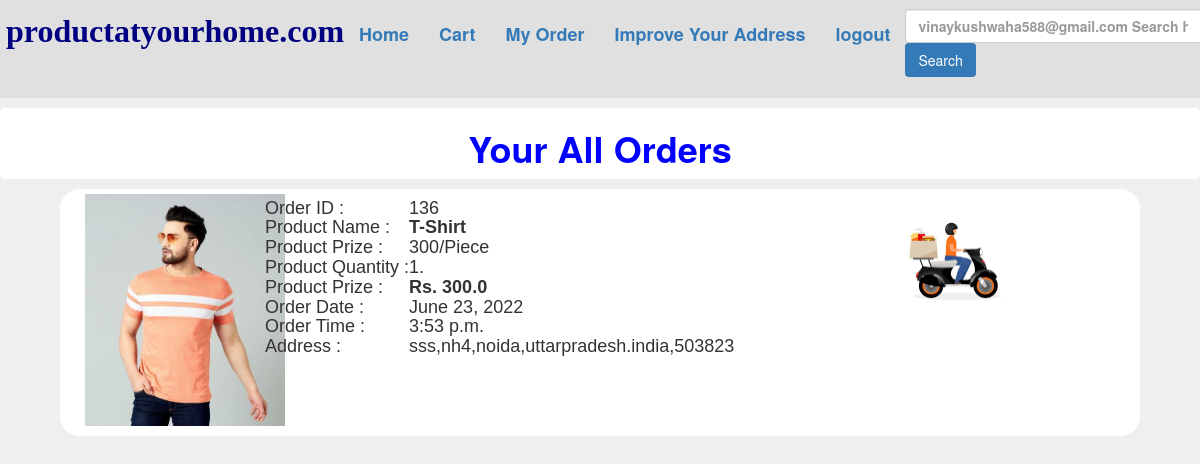
/myorder/ (signed in), run on the app's committed database.
### abstractapp/models.py (models this page shows)
class User(AbstractBaseUser,PermissionsMixin):
    name=models.CharField(max_length=100)
    email=models.EmailField(_('email address'),unique=True)
    phone=models.CharField(max_length=10)
    status=models.BooleanField(default=True)
    is_staff=models.BooleanField(default=False)
    is_active =models.BooleanField(default=True)
    cuntry = models.CharField(max_length=20, null=True, blank=True)
    state=models.CharField(default= None,max_length=20,null=True, blank=True)
    city=models.CharField(max_length=20,default=None,null=True, blank=True)
    landmark = models.CharField(max_length=30, null=True, default=None, blank=True)
    road = models.CharField(max_length=50, null=True, default=None, blank=True)
    place=models.CharField(max_length=50, blank=True,null=True,default=None)
    pin=models.IntegerField(max_length=6,null=True,default=None, blank=True)
    USERNAME_FIELD = 'email'
    REQUIRED_FIELDS = ['name','phone']
    objects=CustomerUserManager()

class Order(models.Model):
    user=models.ForeignKey(User,on_delete=models.CASCADE)
    product=models.ForeignKey(Product,on_delete=models.CASCADE)
    quantity=models.IntegerField(max_length=5)
    prize=models.IntegerField(max_length=5)
    total_prize=models.FloatField(max_length=10)
    order_data=models.DateField(default=datetime.date.today())
    order_time=models.TimeField(default=datetime.datetime.now())
    status=models.BooleanField(default=False)
    order_address=models.TextField(max_length=100)
    def __str__(self):
        a=str(self.user)+" | "+str(self.product)
        return a

class Product(models.Model):
    pname=models.CharField(max_length=250)
    ptitle=models.TextField(max_length=300)
    cat=models.CharField(choices=CAT_CHOISES,max_length=20)
    quantity_type=models.CharField(choices=CAT_TYPE_CHOISES,max_length=20)
    prize=models.BigIntegerField(max_length=5)
    offer=models.IntegerField(max_length=3)
    image=models.ImageField(upload_to="images",max_length=500)
    total=models.IntegerField(max_length=5)
    aval=models.IntegerField(max_length=5)
    def __str__(self):
        return self.pname

### abstractapp/views.py (the view)
# urls.py: path('myorder/',views.myorder),
def myorder(request):
    if request.user.is_authenticated:
        user=request.user
        try:
            user_order=Order.objects.select_related('product').filter(user=user).order_by('-id')
            print(user_order)
        except Exception as e:
            print(e)
            raise("Something went wrong!")
        return render(request,"myorder.html",{'user_order':user_order})
    else:
        return HttpResponse(
            f'''<center style="color:red"><h1>You'r not authinticated..<br><h4><a href="/login">Login First!''')

### templates/myorder.html (shortened to what this page needs)
<!DOCTYPE html>
<html lang="en">
<head>
    {% extends "base.html" %}
    {% load cart %}
{% block body %}
<center>
    <div class="row shadow" style="width:100%;background:white;height:auto;margin-bottom:10px;color:wite;border-radius:5px;margin-top:10px">
        <h1 style="color:blue"><b>Your All Orders</h1>
    </div>
{% for i in user_order %}
<div class="row shadow" style="width:90%;background:white;height:auto;margin-bottom:10px;color:wite;border-radius:20px">
    <div class="col-sm-2" style="margin-bottom:10px;background:yellw;margin-left:10px">
         <img src="/media/{{i.product.image}}" alt="" width="200px" style="margin-top:5px">
    </div>
    <div class="col-sm-7" style="background:ble;margin-left:px;font-size: large;font:menu;text-align:left">
        <h4><table>
            <tr>
                <td>
                    Order ID :
                </td>
                <td>
                    {{i.id}}
                </td>
            </tr>
            <tr>
                <td>
                    Product Name :
                </td>
                <th>
                    {{i.product.pname}}
                </th>
            </tr>
            <tr>
                <td>
                    Product Prize :
                </td>
                <td>
                    {{i.prize}}{{i.product.quantity_type}}
                </td>
            </tr>
              <tr>
                <td>
                    Product Quantity :
                </td>
                <td>
                    {{i.quantity}}.
                </td>
            </tr>
             <tr>
                <td>
                    Product Prize :
                </td>
                <th>
                    Rs. {{i.total_prize}}
                </th>
            </tr>
             <tr>
                <td>
                    Order Date :
                </td>
                <td>
                    {{i.order_data}}
                </td>
            </tr>
            <tr>
                <td>
                    Order Time :
                </td>
                <td>
                    {{i.order_time}}
                </td>
            </tr>
               <tr>
                <td>
                    Address :
                </td>
                <td>
                    {{i.order_address}}
                </td>
            </tr>
        </table>
    </div>
    <div class="col-sm-1" style="background:cn;margin-left:10px;height:100px;font-size: large;font: menu;border-radius:12px;margin-top:30px">
        {% if i.status %}
        <img src="/media/images/success.png" alt="" width="100px" style="border-radius:12px">
        {% else %}
        <img src="/media/images/runnning.jpg" alt="" width="100px" style="border-radius:12px">
        {% endif %}
    </div>
</div>
{% endfor %}
    {% endblock %}

### templates/base.html (shortened to what this page needs)
<!DOCTYPE html>
<html lang="en">
<head>
  <link rel="stylesheet" href="https://maxcdn.bootstrapcdn.com/bootstrap/3.4.1/css/bootstrap.min.css">
</head>
<body style="background:#1111">
<div class="row" style="background:#1111">
    <b><nav class="navbar navbar-dark">
        <ul class="nav navbar-nav" style="margin-left:20px;font-size:large;">
            <li><div style=color:red;font-size:xx-large;font-family:mospace;color:navy;"><b>productatyourhome.com</b></div></li>
            <li><a href="/home">Home</a></li>
            <li><a href="/cart">Cart</a></li>
            <li><a href="/myorder">My Order</a></li>
            <li><a href="" type="button" data-toggle="modal" data-target="#myModal">Improve Your Address</a href=""></li>
            <li><a href="/logout">logout</a></li>
        </ul>
        <span>
                <form class="form-inline" style="margin-top:8px">
                <input class="form-control" type="search" placeholder="{{request.user}} Search hear..." aria-label="Search" style="width:300px">
                <button class="btn btn-outline-success my-2 my-sm-0 bg-primary" type="submit">Search</button>
            </form></span>
    </nav>
</div>
{% block body %}
{% endblock %}
</body>
</html>

### data on the page
User: user "vinaykushwaha588@gmail.com Search hear..."
Order: product.image (picture), id "136", product.pname "T-Shirt", prize "300", product.quantity_type "/Piece", quantity "1", total_prize "300.0", order_data "June 23, 2022", order_time "3:53 p.m.", order_address "sss,nh4,noida,uttarpradesh.india,503823", status False (drawn)
